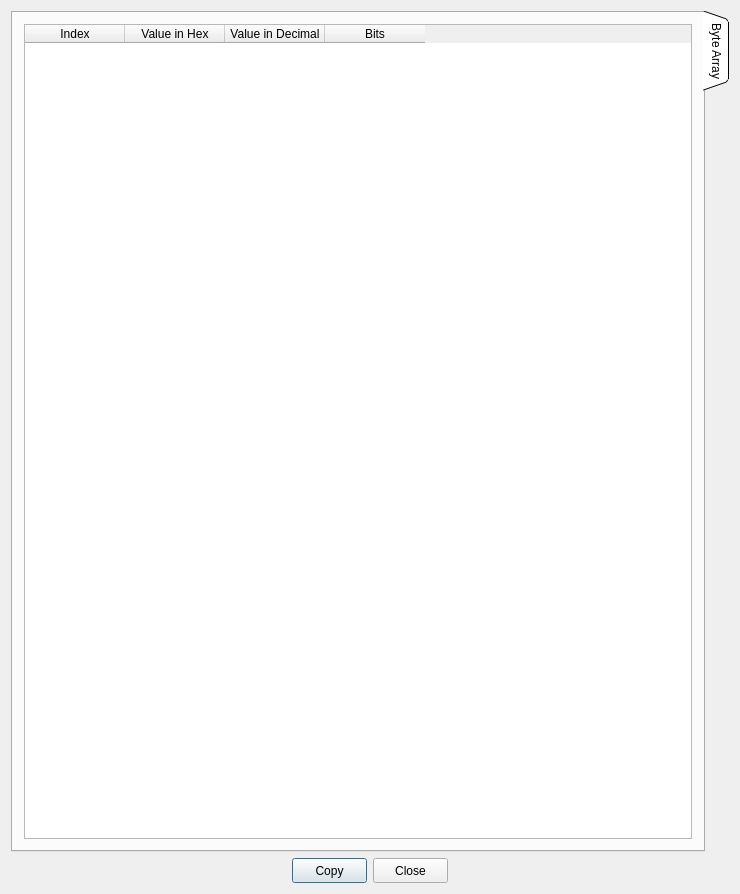
<?xml version="1.0" encoding="UTF-8"?>
<ui version="4.0">
 <class>tcMsgViewDlgClass</class>
 <widget class="QDialog" name="tcMsgViewDlgClass">
  <property name="windowModality">
   <enum>Qt::NonModal</enum>
  </property>
  <property name="geometry">
   <rect>
    <x>0</x>
    <y>0</y>
    <width>740</width>
    <height>894</height>
   </rect>
  </property>
  <property name="windowTitle">
   <string>Message Contents</string>
  </property>
  <layout class="QGridLayout" name="gridLayout">
   <item row="0" column="0">
    <layout class="QHBoxLayout" name="horizontalLayout_2"/>
   </item>
   <item row="1" column="0">
    <widget class="QTabWidget" name="tabWidget">
     <property name="tabPosition">
      <enum>QTabWidget::East</enum>
     </property>
     <property name="tabShape">
      <enum>QTabWidget::Triangular</enum>
     </property>
     <property name="currentIndex">
      <number>0</number>
     </property>
     <widget class="QWidget" name="tabByteArray">
      <attribute name="title">
       <string>Byte Array</string>
      </attribute>
      <layout class="QGridLayout" name="gridLayout_3">
       <item row="0" column="0">
        <widget class="QTableWidget" name="twByteView">
         <property name="editTriggers">
          <set>QAbstractItemView::NoEditTriggers</set>
         </property>
         <property name="alternatingRowColors">
          <bool>true</bool>
         </property>
         <column>
          <property name="text">
           <string>Index</string>
          </property>
         </column>
         <column>
          <property name="text">
           <string>Value in Hex</string>
          </property>
         </column>
         <column>
          <property name="text">
           <string>Value in Decimal</string>
          </property>
         </column>
         <column>
          <property name="text">
           <string>Bits</string>
          </property>
         </column>
        </widget>
       </item>
      </layout>
     </widget>
    </widget>
   </item>
   <item row="2" column="0">
    <layout class="QHBoxLayout" name="horizontalLayout">
     <item>
      <spacer name="horizontalSpacer">
       <property name="orientation">
        <enum>Qt::Horizontal</enum>
       </property>
       <property name="sizeHint" stdset="0">
        <size>
         <width>40</width>
         <height>20</height>
        </size>
       </property>
      </spacer>
     </item>
     <item>
      <widget class="QPushButton" name="btnCopyToClipboard">
       <property name="maximumSize">
        <size>
         <width>75</width>
         <height>25</height>
        </size>
       </property>
       <property name="text">
        <string>Copy</string>
       </property>
      </widget>
     </item>
     <item>
      <widget class="QPushButton" name="pushButton_ok">
       <property name="minimumSize">
        <size>
         <width>75</width>
         <height>25</height>
        </size>
       </property>
       <property name="maximumSize">
        <size>
         <width>75</width>
         <height>25</height>
        </size>
       </property>
       <property name="text">
        <string>Close</string>
       </property>
      </widget>
     </item>
     <item>
      <spacer name="horizontalSpacer_2">
       <property name="orientation">
        <enum>Qt::Horizontal</enum>
       </property>
       <property name="sizeHint" stdset="0">
        <size>
         <width>40</width>
         <height>20</height>
        </size>
       </property>
      </spacer>
     </item>
    </layout>
   </item>
  </layout>
 </widget>
 <layoutdefault spacing="6" margin="11"/>
 <tabstops>
  <tabstop>pushButton_ok</tabstop>
 </tabstops>
 <resources/>
 <connections/>
</ui>
